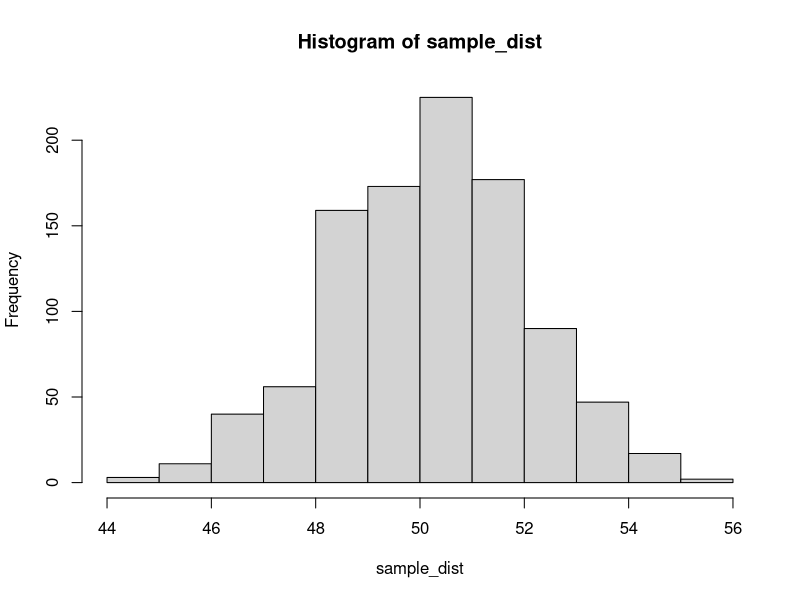
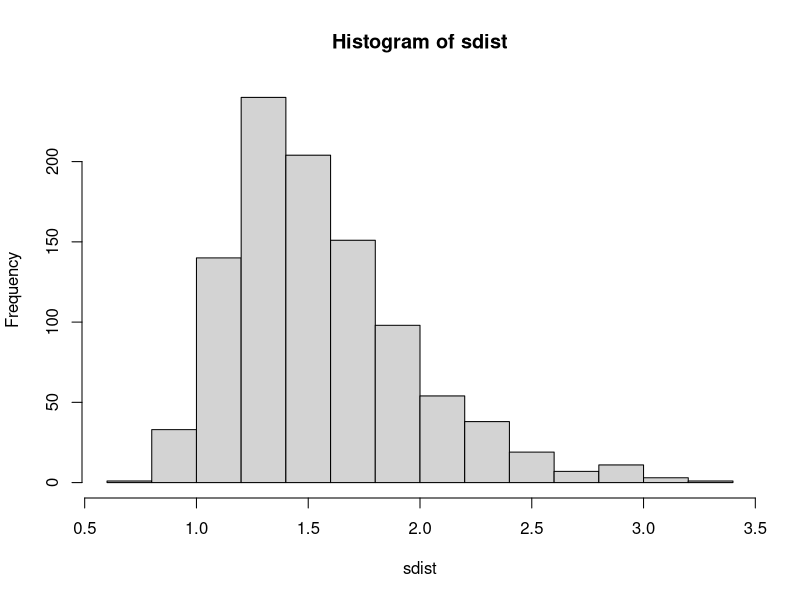

Here is the R script that generated these plots, in order:
population <- rnorm(1000, mean=50, sd=10)
population

f = function (population, sample_size, num_sample) {
  sample_mean = numeric(num_sample)
  
  for (i in 1:num_sample) {
    sample = sample(population, size=sample_size, replace=TRUE)
    sample_mean[i] = mean(sample)
  }
  return(sample_mean)
}

sample_size = 30
num_sample = 1000
sample_dist = f(population, sample_size, num_sample)

hist(sample_dist)

print("Sample Dist: ")
mean(sample_dist)
sd(sample_dist)

pop <- rlnorm(1000, meanlog=0, sdlog=1)
pop

sdist <- f(pop, 30, 1000)
hist(sdist)

mean(sdist)
sd(sdist)